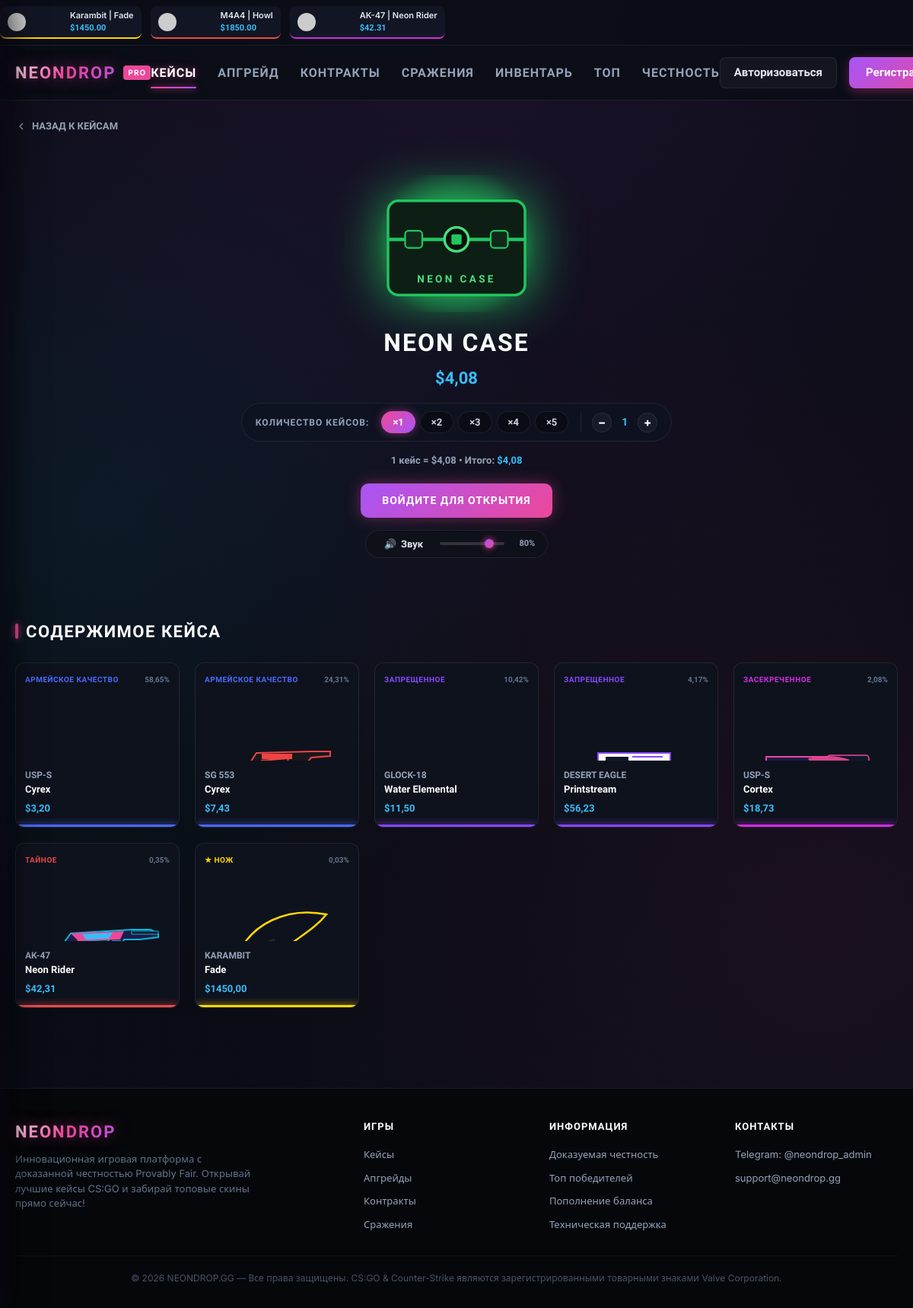
Screenshot of /cases/neon-case/ with the database file from the repository.
### cases/models.py (models this page shows, shortened)
class Case(models.Model):
    THEME_CHOICES = [
        ('neon-green', 'Neon Green (Зеленый)'),
        ('cyber-pink', 'Cyber Pink (Розовый/Маджента)'),
        ('galaxy-purple', 'Galaxy Purple (Фиолетовый)'),
        ('frost-cyan', 'Frost Cyan (Ледяной циан)'),
        ('demon-orange', 'Demon Orange (Огненный)'),
        ('godlike-gold', 'Godlike Gold (Золотой)'),
        ('luxury-silver', 'Luxury Silver (Серебряный)'),
        ('supreme-red', 'Supreme Red (Кровавый)'),
    ]
    THEME_ACCENT_COLORS = {
        'neon-green': '#22c55e',
        'cyber-pink': '#ec4899',
        'galaxy-purple': '#a855f7',
        'frost-cyan': '#06b6d4',
        'demon-orange': '#f97316',
        'godlike-gold': '#eab308',
        'luxury-silver': '#94a3b8',
        'supreme-red': '#ef4444',
    }
    name = models.CharField(max_length=150, verbose_name="Название кейса")
    slug = models.SlugField(max_length=150, unique=True, verbose_name="Слаг")
    category = models.ForeignKey(Category, on_delete=models.SET_NULL, null=True, blank=True, related_name='cases', verbose_name="Категория")
    price = models.DecimalField(max_digits=10, decimal_places=2, verbose_name="Цена открытия ($)")
    image = models.ImageField(upload_to='cases/', blank=True, null=True, verbose_name="Изображение кейса")
    image_url = models.CharField(max_length=500, blank=True, null=True, verbose_name="URL Изображения / SVG ID")
    color_theme = models.CharField(max_length=30, choices=THEME_CHOICES, default='cyber-pink', verbose_name="Цветовая тема")
    active = models.BooleanField(default=True, verbose_name="Активен")
    is_popular = models.BooleanField(default=False, verbose_name="Популярный кейс (на главной)")
    is_new = models.BooleanField(default=False, verbose_name="Новый кейс")
    order = models.PositiveIntegerField(default=0, verbose_name="Порядок сортировки")
    created_at = models.DateTimeField(auto_now_add=True, verbose_name="Дата создания")
    class Meta:
        verbose_name = "Кейс"
        verbose_name_plural = "Кейсы"
        ordering = ['order', 'price']
    @property
    def accent_color(self):
        return self.THEME_ACCENT_COLORS.get(self.color_theme, '#ec4899')

class CaseItem(models.Model):
    case = models.ForeignKey(Case, on_delete=models.CASCADE, related_name='case_items', verbose_name="Кейс")
    item = models.ForeignKey(Item, on_delete=models.CASCADE, related_name='case_containments', verbose_name="Предмет")
    weight = models.FloatField(default=10.0, verbose_name="Вес шанса выпадения")
    class Meta:
        verbose_name = "Предмет в кейсе"
        verbose_name_plural = "Предметы в кейсе"
        unique_together = ('case', 'item')
        ordering = ['-weight']

class Item(models.Model):
    RARITY_CHOICES = [
        ('knife', '★ Нож / Особое (Золотое)'),
        ('covert', 'Тайное (Красное)'),
        ('classified', 'Засекреченное (Розовое)'),
        ('restricted', 'Запрещенное (Фиолетовое)'),
        ('mil_spec', 'Армейское качество (Синее)'),
        ('industrial', 'Промышленное качество (Голубое)'),
        ('consumer', 'Ширпотреб (Серое)'),
    ]
    RARITY_COLORS = {
        'knife': '#FFD700',
        'covert': '#EB4B4B',
        'classified': '#D32CE6',
        'restricted': '#8847FF',
        'mil_spec': '#4B69FF',
        'industrial': '#5E98D9',
        'consumer': '#B0C3D9',
    }
    RARITY_NAMES_RU = {
        'knife': '★ НОЖ',
        'covert': 'ТАЙНОЕ',
        'classified': 'ЗАСЕКРЕЧЕННОЕ',
        'restricted': 'ЗАПРЕЩЕННОЕ',
        'mil_spec': 'АРМЕЙСКОЕ КАЧЕСТВО',
        'industrial': 'ПРОМЫШЛЕННОЕ',
        'consumer': 'ШИРПОТРЕБ',
    }
    weapon_type = models.CharField(max_length=100, verbose_name="Тип оружия", default="AK-47")
    skin_name = models.CharField(max_length=100, verbose_name="Название скина", default="Asiimov")
    name = models.CharField(max_length=200, verbose_name="Полное название", blank=True)
    value = models.DecimalField(max_digits=10, decimal_places=2, verbose_name="Стоимость ($)")
    rarity = models.CharField(max_length=30, choices=RARITY_CHOICES, default='mil_spec', verbose_name="Редкость")
    rarity_color = models.CharField(max_length=20, default='#4B69FF', verbose_name="Цвет редкости (HEX)")
    image = models.ImageField(upload_to='items/', blank=True, null=True, verbose_name="Изображение предмета")
    image_url = models.CharField(max_length=500, blank=True, null=True, verbose_name="URL Изображения / SVG ID")
    created_at = models.DateTimeField(auto_now_add=True)
    class Meta:
        verbose_name = "Предмет / Скин"
        verbose_name_plural = "Предметы / Скины"
        ordering = ['-value']
    @property
    def rarity_display_ru(self):
        return self.RARITY_NAMES_RU.get(self.rarity, self.get_rarity_display())

### cases/views.py (the view, shortened to what this page needs)
# urls.py: path('cases/<slug:slug>/', views.case_detail_view, name='case_detail'),
def case_detail_view(request, slug):
    case = get_object_or_404(Case.objects.prefetch_related('case_items__item'), slug=slug, active=True)
    items_with_chances = get_effective_case_chances(case, request.user if request.user.is_authenticated else None)
    active_personal_promo = None
    free_openings_count = 0
    context = {
        'case': case,
        'items_with_chances': items_with_chances,
        'active_personal_promo': active_personal_promo,
        'free_openings_count': free_openings_count,
        'active_tab': 'cases',
    }
    return render(request, 'case_detail.html', context)

### users/context_processors.py (called while the page is built)
def user_profile_context(request):
    context = {
        'user_profile': None,
        'user_balance': Decimal('0.00'),
    }
    if request.user.is_authenticated:
        profile, _ = Profile.objects.get_or_create(user=request.user)
        context['user_profile'] = profile
        context['user_balance'] = profile.balance
    return context

### templates/case_detail.html (shortened to what this page needs)
{% extends 'base.html' %}
{% load static humanize %}
{% block content %}
<div class="container" style="padding-top: 24px; padding-bottom: 60px;">
  <div style="margin-bottom: 20px;">
    <a href="{% url 'cases:cases_list' %}" style="color: #94a3b8; font-family: var(--font-sub); font-size: 13px; font-weight: 700; display: inline-flex; align-items: center; gap: 6px;">
      <svg width="16" height="16" viewBox="0 0 24 24" fill="none" stroke="currentColor" stroke-width="2"><polyline points="15 18 9 12 15 6"></polyline></svg>
      НАЗАД К КЕЙСАМ
    </a>
  </div>
  <div class="case-hero-showcase">
    <div class="case-hero-glow-box" style="--case-theme-glow: {{ case.accent_color }};">
      <svg viewBox="0 0 200 160" style="width: 100%; height: 100%; filter: drop-shadow(0 0 35px {{ case.accent_color }});">
        <use href="#icon-case-{{ case.color_theme }}"></use>
      </svg>
    </div>
    <h1 class="case-hero-title">{{ case.name }}</h1>
    <div class="case-hero-price" id="caseUnitPrice" data-price="{{ case.price }}">${{ case.price|floatformat:2 }}</div>
    <div class="case-quantity-panel">
      <div class="quantity-label">КОЛИЧЕСТВО КЕЙСОВ:</div>
      <div class="quantity-selector-group">
        <button type="button" class="btn-qty-preset active" data-qty="1">×1</button>
        <button type="button" class="btn-qty-preset" data-qty="2">×2</button>
        <button type="button" class="btn-qty-preset" data-qty="3">×3</button>
        <button type="button" class="btn-qty-preset" data-qty="4">×4</button>
        <button type="button" class="btn-qty-preset" data-qty="5">×5</button>
      </div>
      <div class="quantity-stepper">
        <button type="button" id="qtyMinusBtn" class="btn-step">−</button>
        <span id="qtyDisplay" class="qty-num">1</span>
        <button type="button" id="qtyPlusBtn" class="btn-step">+</button>
      </div>
    </div>
    <div class="case-calc-summary" id="caseCalcSummary">
      <span>1 кейс = ${{ case.price|floatformat:2 }}</span> &bull; <span>Итого: <strong id="totalCostDisplay" class="text-cyan">${{ case.price|floatformat:2 }}</strong></span>
    </div>
    <div class="case-hero-actions">
      {% if user.is_authenticated %}
        <button id="openCaseBtn" data-case-slug="{{ case.slug }}" data-free-openings="{{ free_openings_count }}" class="btn-neon" style="font-size: 16px; padding: 14px 45px;">
          <span id="openBtnText">ОТКРЫТЬ ×1</span>
        </button>
      {% else %}
        <a href="{% url 'users:login' %}?next={{ request.path }}" class="btn-neon">
          <span>ВОЙДИТЕ ДЛЯ ОТКРЫТИЯ</span>
        </a>
      {% endif %}
      <div class="sound-control-panel" id="soundControlPanel">
        <button type="button" id="soundToggleBtn" class="btn-sound-toggle" title="Включить / Выключить звук">
          <span id="soundIcon">🔊</span>
          <span id="soundLabel">Звук</span>
        </button>
        <div class="volume-slider-wrapper">
          <input type="range" id="volumeSlider" min="0" max="100" value="80" class="volume-slider" title="Громкость звука">
          <span id="volumePercent" class="volume-percent-label">80%</span>
        </div>
      </div>
    </div>
  </div>
  <div class="section-header" style="margin-top: 40px;">
    <h2 class="section-title">СОДЕРЖИМОЕ КЕЙСА</h2>
  </div>
  <div class="cases-grid" style="grid-template-columns: repeat(auto-fill, minmax(180px, 1fr));">
    {% for entry in items_with_chances %}
      <div class="item-card {% if entry.is_promoted %}promoted-item-card{% endif %}" style="--item-rarity-color: {{ entry.item.rarity_color }};">
        <div class="item-card-header">
          <span class="item-rarity-badge">{{ entry.item.rarity_display_ru }}</span>
          <span class="item-chance-badge {% if entry.is_promoted %}promoted-chance{% endif %}">
            {% if entry.is_promoted %}🔥 {% endif %}{{ entry.chance_percent }}%
          </span>
        </div>
        <div class="item-card-img-wrapper">
          <svg class="item-card-img"><use href="#icon-{{ entry.item.image_url|default:'generic_weapon' }}"></use></svg>
        </div>
        <div class="item-card-weapon">{{ entry.item.weapon_type }}</div>
        <div class="item-card-skin">{{ entry.item.skin_name }}</div>
        <div class="item-card-price">${{ entry.item.value|floatformat:2 }}</div>
      </div>
    {% endfor %}
  </div>
</div>
{% endblock %}

### static/css/main.css (style rules this page uses)
:root { --bg-main: #07090e; --bg-surface: #0e111a; --bg-card: #131724; --bg-card-hover: #1a2033; --bg-glass: rgba(19, 23, 36, 0.75); --border-color: rgba(255, 255, 255, 0.08); --border-active: rgba(236, 72, 153, 0.5); --neon-purple: #a855f7; --neon-pink: #ec4899; --neon-cyan: #06b6d4; --neon-green: #22c55e; --neon-orange: #f97316; --neon-gold: #eab308; --neon-red: #ef4444; --rarity-knife: #ffd700; --rarity-covert: #eb4b4b; --rarity-classified: #d32ce6; --rarity-restricted: #8847ff; --rarity-milspec: #4b69ff; --rarity-industrial: #5e98d9; --rarity-consumer: #b0c3d9; --font-display: 'Orbitron', 'Rajdhani', sans-serif; --font-sub: 'Rajdhani', sans-serif; --font-body: 'Inter', system-ui, -apple-system, sans-serif; --glow-pink: 0 0 25px rgba(236, 72, 153, 0.4); --glow-purple: 0 0 25px rgba(168, 85, 247, 0.4); --glow-cyan: 0 0 25px rgba(6, 182, 212, 0.4); --glow-green: 0 0 25px rgba(34, 197, 94, 0.4); --glow-gold: 0 0 25px rgba(234, 179, 8, 0.4); }
*, *::before, *::after { box-sizing: border-box; margin: 0; padding: 0; }
img, svg { max-width: 100%; height: auto; }
html { scroll-behavior: smooth; color-scheme: dark; }
body { background-color: var(--bg-main); background-image: radial-gradient(circle at 50% 0%, rgba(168, 85, 247, 0.12) 0%, transparent 60%), radial-gradient(circle at 10% 40%, rgba(6, 182, 212, 0.08) 0%, transparent 40%), radial-gradient(circle at 90% 70%, rgba(236, 72, 153, 0.08) 0%, transparent 50%), linear-gradient(to bottom, #07090e, #0a0d16); background-attachment: fixed; color: #f1f5f9; font-family: var(--font-body); font-size: 15px; line-height: 1.5; min-height: 100vh; display: flex; flex-direction: column; overflow-x: hidden; }
a { color: inherit; text-decoration: none; transition: all 0.2s ease; }
button { cursor: pointer; border: none; outline: none; font-family: inherit; background: none; }
.container { width: 100%; max-width: 1360px; margin: 0 auto; padding: 0 20px; }
.btn-neon { font-family: var(--font-display); font-size: 14px; font-weight: 800; letter-spacing: 1px; text-transform: uppercase; color: #ffffff; background: linear-gradient(135deg, #a855f7, #ec4899); padding: 12px 28px; border-radius: 10px; box-shadow: 0 0 20px rgba(236, 72, 153, 0.4); display: inline-flex; align-items: center; justify-content: center; gap: 8px; transition: all 0.25s ease; cursor: pointer; }

### static/css/components.css (style rules this page uses)
.section-header { display: flex; align-items: center; justify-content: space-between; margin-bottom: 24px; }
.section-title { font-family: var(--font-display); font-size: 22px; font-weight: 800; text-transform: uppercase; letter-spacing: 1.5px; color: #fff; display: flex; align-items: center; gap: 10px; }
.section-title::before { content: ''; display: inline-block; width: 4px; height: 20px; background: var(--neon-pink); border-radius: 2px; box-shadow: 0 0 10px var(--neon-pink); }
.cases-grid { display: grid; grid-template-columns: repeat(auto-fill, minmax(200px, 1fr)); gap: 20px; margin-bottom: 45px; }
.item-card { background: #0e121d; border: 1px solid var(--border-color); border-radius: 12px; padding: 14px 12px; display: flex; flex-direction: column; position: relative; overflow: hidden; transition: all 0.25s ease; }
.item-card::after { content: ''; position: absolute; bottom: 0; left: 0; right: 0; height: 3px; background: var(--item-rarity-color, #4b69ff); box-shadow: 0 0 10px var(--item-rarity-color, #4b69ff); }
.item-card-header { display: flex; align-items: center; justify-content: space-between; margin-bottom: 8px; }
.item-rarity-badge { font-family: var(--font-sub); font-size: 10px; font-weight: 700; text-transform: uppercase; letter-spacing: 0.5px; color: var(--item-rarity-color, #4b69ff); }
.item-chance-badge { font-family: var(--font-display); font-size: 10px; font-weight: 600; color: #64748b; }
.item-card-img-wrapper { width: 100%; height: 85px; display: flex; align-items: center; justify-content: center; margin: 6px 0 10px; }
.item-card-img { width: 100%; height: 100%; object-fit: contain; }
.item-card-weapon { font-family: var(--font-sub); font-size: 12px; font-weight: 600; color: #94a3b8; text-transform: uppercase; }
.item-card-skin { font-family: var(--font-display); font-size: 13px; font-weight: 700; color: #fff; white-space: nowrap; overflow: hidden; text-overflow: ellipsis; margin-bottom: 6px; }
.item-card-price { font-family: var(--font-display); font-size: 13px; font-weight: 800; color: #38bdf8; margin-top: auto; }

### static/css/responsive.css (style rules this page uses)
html, body { max-width: 100vw; overflow-x: hidden; position: relative; width: 100%; }

### rows the page displays
Case: name "NEON CASE", price "4,08"
CaseItem: item.rarity_display_ru "АРМЕЙСКОЕ КАЧЕСТВО", chance_percent "58,65", item.weapon_type "USP-S", item.skin_name "Cyrex", item.value "3,20"
CaseItem: item.rarity_display_ru "АРМЕЙСКОЕ КАЧЕСТВО", chance_percent "24,31", item.weapon_type "SG 553", item.skin_name "Cyrex", item.value "7,43"
CaseItem: item.rarity_display_ru "ЗАПРЕЩЕННОЕ", chance_percent "10,42", item.weapon_type "GLOCK-18", item.skin_name "Water Elemental", item.value "11,50"
CaseItem: item.rarity_display_ru "ЗАПРЕЩЕННОЕ", chance_percent "4,17", item.weapon_type "DESERT EAGLE", item.skin_name "Printstream", item.value "56,23"
CaseItem: item.rarity_display_ru "ЗАСЕКРЕЧЕННОЕ", chance_percent "2,08", item.weapon_type "USP-S", item.skin_name "Cortex", item.value "18,73"
CaseItem: item.rarity_display_ru "ТАЙНОЕ", chance_percent "0,35", item.weapon_type "AK-47", item.skin_name "Neon Rider", item.value "42,31"
CaseItem: item.rarity_display_ru "★ НОЖ", chance_percent "0,03", item.weapon_type "KARAMBIT", item.skin_name "Fade", item.value "1450,00"
